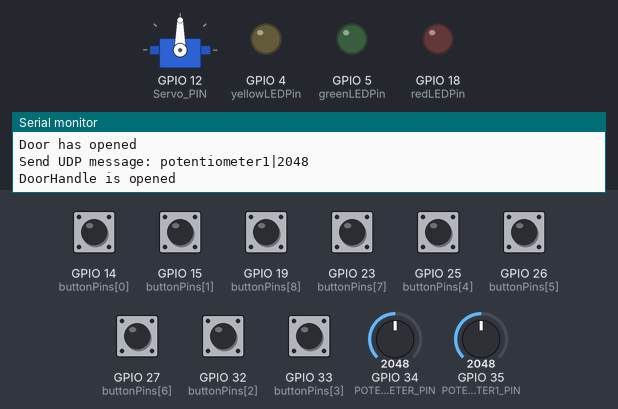
This program was run on a simulated ESP32. On the bench: servo, output pins drawn as LEDs (lit = HIGH), the last lines printed to the serial monitor. The inputs (shaded band) are chosen by the test bench; at power-on: GPIO 14 (buttonPins[0]), GPIO 15 (buttonPins[1]), GPIO 19 (buttonPins[8]), GPIO 23 (buttonPins[7]), GPIO 25 (buttonPins[4]), GPIO 26 (buttonPins[5]), GPIO 27 (buttonPins[6]), GPIO 32 (buttonPins[2]), GPIO 33 (buttonPins[3]) HIGH, GPIO 34 (POTENTIOMETER_PIN) = 2048, GPIO 35 (POTENTIOMETER1_PIN) = 2048. WiFi joins after 1.5 s; servers stay silent unless stated.

Above: at 3.2 s.
3.3 s: GPIO 34 (POTENTIOMETER_PIN) set to 54
4.8 s: GPIO 34 (POTENTIOMETER_PIN) set to 48
At 6.0 s:
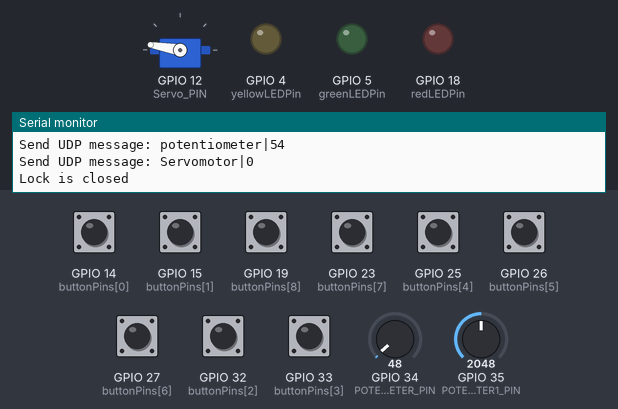
6.3 s: GPIO 14 (buttonPins[0]) pulled LOW for 0.15 s
At 6.46 s:
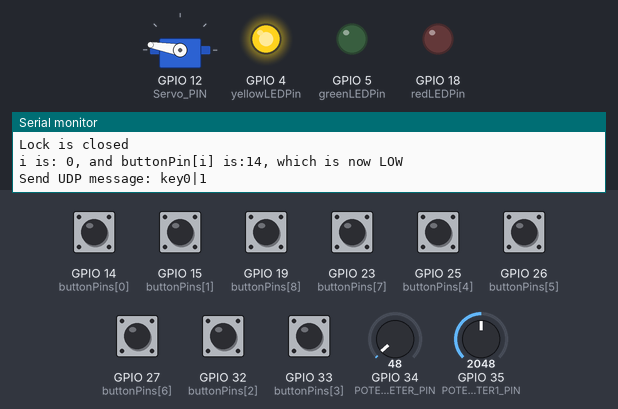
9.6 s: GPIO 15 (buttonPins[1]) pulsed LOW 5 times (0.12 s each, 0.3 s apart)
At 11.5 s:
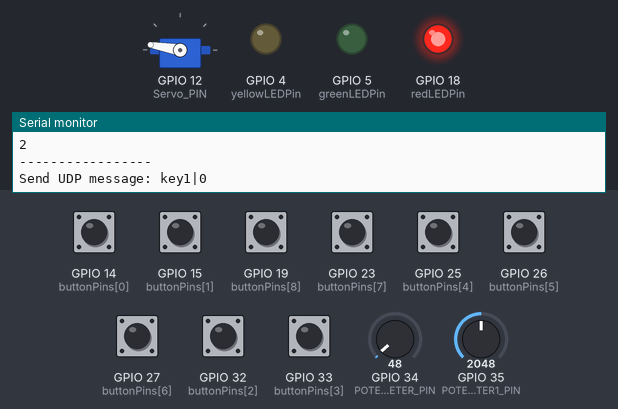
Timing chart, 0 to 14.6 s (numbered marks = the images above; inputs shaded):
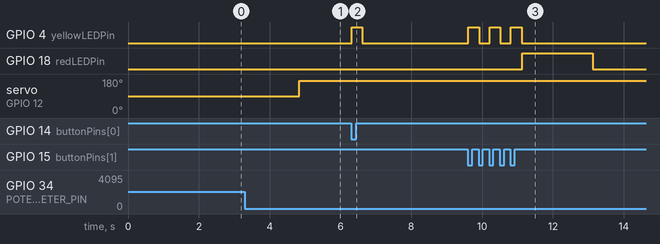

Measured:
- the behaviour switches between 51 and 50 on GPIO 34 (POTENTIOMETER_PIN) (found by bisection; images 0 and 1)
- after the input at 4.8 s, servo on GPIO 12 (Servo_PIN): 90° → 170° at once
- after the input at 6.3 s, GPIO 4 (yellowLEDPin): LOW → HIGH at once, → LOW 0.30 s later
- after the input at 9.6 s, GPIO 4 (yellowLEDPin): alternates HIGH for 0.30 s and LOW for 0.30 s, 6 changes in all, then stays LOW, starting at once; GPIO 18 (redLEDPin): LOW → HIGH after 1.5 s, → LOW 2.0 s later

The program:

main.cpp
```cpp
#include <Arduino.h>
#include <ESP32Servo.h>
#include <WiFi.h>
#include <WiFiUdp.h>

hw_timer_t *timer = NULL;

/* WiFi */
// Network name (SSID) and password (WPA)
constexpr char SSID_NAME[] = "Raspi";
constexpr char SSID_PASSWORD[] = "Raspi123";

/* UDP */
// Udp object
WiFiUDP Udp;

// Receiver IP-address and port
IPAddress RECEIVER_IP_ADDRESS(192, 168, 131, 70);
constexpr int RECEIVER_PORT = 50195;
constexpr int LOCAL_PORT = 3002;

// Data string used to send UDP messages
String UDPDataString = "";

// Char array used to receive UDP messages (assuming max packet size is 255 bytes)
char UDPPacketBuffer[255];

// create servo object to control a servo
Servo myservo;

constexpr int ACTUATOR_CYCLE_DELAY = 100;
long lastActuatorCycle = 0;

// Used pins
constexpr byte POTENTIOMETER1_PIN = 35;
constexpr byte POTENTIOMETER_PIN = 34;
constexpr byte Servo_PIN = 12;

// Define the pins for the buttons
uint8_t buttonPins[9] = {14, 15, 32, 33, 25, 26, 27, 23, 19};

// Define the pin for LEDs

const int yellowLEDPin = 4;
const int greenLEDPin = 5;
const int redLEDPin = 18;

// Define the combination
const int correctCombination[4] = {5, 5, 5, 5};
int enteredCombination[4] = {0, 0, 0, 0};
int combinationLength = 4;
int currentIndex = 0;

// Define the state for indicating success or failure
bool success = false;

// Lock bools
bool LastLockState = false;

// door bools
bool LastDoorState;
bool DoorIsOpen = false;
bool LastDoorHandleState;

// timer Duration in secounds
int timerDuration = 10;

// Function prototype
void LockFunction(bool);
void TimerDebug();
void sendUDPDataString();
void receiveUDPMessage();
void checkifCodeIsCorrect();
void inputcodevalue(int value);

// Declare the Task Functions
void TaskDoor(void *pvParameters);
void TaskDoorHandle(void *pvParameters);
void TaskUnity(void **pvParameters);

// timerBools
bool TimerStop = false;

// Timer inturupt
void IRAM_ATTR onTimer()
{
  TimerStop = true;
}

void setup()
{
  // enable Serial
  Serial.begin(9600);
  while (!Serial)
    ;
  /* WiFi */
  // Begin WiFi
  WiFi.begin(SSID_NAME, SSID_PASSWORD);
  while (WiFi.status() != WL_CONNECTED)
  {
    Serial.print("Attempting to connect to SSID: ");
    Serial.println(SSID_NAME);

    delay(1000);
  }
  Serial.println("Connected to WiFi");

  /* UDP */
  // Begin UDP
  Udp.begin(LOCAL_PORT);
  Serial.println("UDP Begun");
  Serial.println(WiFi.localIP());

  // Timer Setup
  timer = timerBegin(0, 80, true);
  timerAttachInterrupt(timer, &onTimer, true);

  // Setup Door task
  xTaskCreate(
      TaskDoor,          // Task function
      "DoorOpenChecker", // Name of the task (for debugging purposes)
      2000,              // Stack size (bytes)
      NULL,              // Parameter to pass to the task (optional)
      1,                 // Priority of the task, ranging from 1 (least important) to 5 (most important)
      NULL);             // Task handle, used to reference the task (optional)

  // Setup DoorHandle
  xTaskCreate(
      TaskDoorHandle,
      "Doorhandle",
      2000,
      NULL,
      1,
      NULL);

  // Allow allocation of all timers
  ESP32PWM::allocateTimer(0);
  ESP32PWM::allocateTimer(1);
  ESP32PWM::allocateTimer(2);
  ESP32PWM::allocateTimer(3);

  // standard 50 hz servo
  myservo.setPeriodHertz(50);

  // attaches the servo to the used pin
  myservo.attach(Servo_PIN, 500, 2400);

  // Set button pins as inputs
  for (int i = 0; i < 9; i++)
  {
    pinMode(buttonPins[i], INPUT_PULLUP);
  }
  // set pinMode
  pinMode(POTENTIOMETER_PIN, INPUT);
  pinMode(POTENTIOMETER1_PIN, INPUT);
  pinMode(yellowLEDPin, OUTPUT);
  pinMode(greenLEDPin, OUTPUT);
  pinMode(redLEDPin, OUTPUT);
}

void loop()
{
  if ((millis() - lastActuatorCycle) > ACTUATOR_CYCLE_DELAY)
  {
    lastActuatorCycle = millis();

    // Receive LED state
    receiveUDPMessage();
  }
  // Check if any button is pressed
  if (TimerStop)
  {
    TimerDebug();
    if (LastLockState == true && DoorIsOpen == false)
    {
      LockFunction(false);
    }
    TimerStop = false;
  }

  for (int i = 0; i < 9; i++)
  {
    if (digitalRead(buttonPins[i]) == LOW)
    {
      Serial.print("i is: ");
      Serial.print(i);
      Serial.print(", and buttonPin[i] is:");
      Serial.print(buttonPins[i]);
      Serial.println(", which is now LOW");

      UDPDataString = "key" + String(i) + "|1";
      sendUDPDataString();
      // Button is pressed, register the digit
      inputcodevalue(i+1);


      // Wait for the button to be released
      while (digitalRead(buttonPins[i]) == LOW)
      {
        delay(200);
      }
      UDPDataString = "key" + String(i) + "|0";
      sendUDPDataString();

      checkifCodeIsCorrect();
    }
  }
}

//Code for inputing the value into the code array
void inputcodevalue(int value)
{
  enteredCombination[currentIndex] = value; // Add 1 to convert index to digit
  currentIndex ++;
  // Serial.println(buttonPins[i]);
  // Serial.println(currentIndex);
  // Turn on the yellow LED momentarily
  digitalWrite(yellowLEDPin, HIGH);
  delay(300);
  digitalWrite(yellowLEDPin, LOW);
  Serial.println("-----------------");
  for (int j = 0; j <= combinationLength-1; j++)
  {
    Serial.println(enteredCombination[j]);
  }
  Serial.println("-----------------");
}

//Check if the inputted code array is == to the correct array
void checkifCodeIsCorrect()
{
  if (currentIndex == combinationLength)
  {
    // Check if the combination is correct
    success = true;
    for (int j = 0; j < 4; j++)
    {
      if (enteredCombination[j] != correctCombination[j])
      {
        success = false;
        break;
      }
    }

    // Light up the appropriate LED based on the success
    if (success && LastLockState == false)
    {
      digitalWrite(greenLEDPin, HIGH);
      LockFunction(true);                                     // call the lockfuntion to upen the lock
      timerAlarmWrite(timer, timerDuration * 1000000, false); // Set the Timer amount
      timerRestart(timer);                                    // Timer Restart
      timerAlarmEnable(timer);                                // Start the timer
    }
    else if (success)
    {
      digitalWrite(yellowLEDPin, HIGH);
      delay(300);
      digitalWrite(yellowLEDPin, LOW);
      delay(50);
      digitalWrite(greenLEDPin, HIGH);
    }
    else
    {
      digitalWrite(redLEDPin, HIGH);
    }

    // Reset the combination and index for next attempt
    currentIndex = 0;
    for (int x = 0; x <= combinationLength -1 ; x++)
    {
      enteredCombination[x] = 0;
    }
    delay(2000); // Wait for 2 seconds before resetting
    digitalWrite(greenLEDPin, LOW);
    digitalWrite(redLEDPin, LOW);
  }
}

void TaskDoor(void *pvParameters)
{
  int lastValue = 0;
  while (true)
  {
    // potentiometer value
    int potentiometerValue;

    potentiometerValue = analogRead(POTENTIOMETER_PIN);

    if (abs(potentiometerValue - lastValue) > 50)
    {
      UDPDataString = "potentiometer|" + String(potentiometerValue);
      sendUDPDataString();
      lastValue = potentiometerValue;
    }
    // Serial.println(potentiometerValue);
    if (potentiometerValue >= 50 && LastDoorState == true)
    {
      // Serial.println("Door is open");
    }
    else if (potentiometerValue >= 50)
    {
      DoorIsOpen = true;
      LastDoorState = true;
      Serial.println("Door has opened");
    }
    if (potentiometerValue <= 50 == LastDoorState == true)
    {
      DoorIsOpen = false;
      LastDoorState = false;
      LockFunction(false);
    }

    delay(200);
  }
}

void TaskDoorHandle(void *PvParameters)
{
  int lastValue = 0;
  while (true)
  {
    // potentiometer value
    int potentiometerValue;
    potentiometerValue = analogRead(POTENTIOMETER1_PIN);
    if (abs(potentiometerValue - lastValue) > 50)
    {
      UDPDataString = "potentiometer1|" + String(potentiometerValue);
      sendUDPDataString();
      lastValue = potentiometerValue;
    }

    if (potentiometerValue >= 50 && LastDoorHandleState == true)
    {
    }
    else if (potentiometerValue >= 50)
    {
      Serial.println("DoorHandle is opened");
      LastDoorHandleState = true;
    }
    if (potentiometerValue <= 50 == LastDoorHandleState == true)
    {
      Serial.println("DoorHandle is closed");
      LastDoorHandleState = false;
    }
    delay(200);
  }
}

void LockFunction(bool LockState)
{
  int pos = 0;
  if (LockState == true && LastLockState == false)
  {
    LastLockState = LockState;
    pos = 90;
    myservo.write(pos);
    UDPDataString = "Servomotor|" + String(90);
    sendUDPDataString();
    Serial.println("Lock is open");
  }
  else if (LockState == false)
  {
    LastLockState = LockState;

    pos = 170;
    myservo.write(pos);
    UDPDataString = "Servomotor|" + String(0);
    sendUDPDataString();
    Serial.println("Lock is closed");
  }
}

void TimerDebug()
{
  Serial.println("Timer Have Run out");
}

/* UDP */
// Send current UDPDataString to Unity
void sendUDPDataString()
{
  Udp.beginPacket(RECEIVER_IP_ADDRESS, RECEIVER_PORT);
  Udp.print(UDPDataString);
  Udp.endPacket();
  Serial.print("Send UDP message: ");
  Serial.println(UDPDataString);
}

// Receive UDP DataString from Unity
void receiveUDPMessage()
{
  if (Udp.parsePacket())
  {
    int length = Udp.read(UDPPacketBuffer, 255);
    if (length > 0)
    {
      UDPPacketBuffer[length] = 0;
      Serial.print("Received UDP message: ");
      Serial.println(UDPPacketBuffer);
    }

    // Parse the message
    char *part;
    char actuatorID[255];
    int value;

    // Get the actuator ID
    part = strtok(UDPPacketBuffer, "|");
    if (part != NULL)
    {
      strcpy(actuatorID, part);
    }

    // Get the actuator value
    part = strtok(NULL, "|");
    if (part != NULL)
    {
      value = atoi(part); // Convert string to integer
    }
    Serial.println("gotten udp message with id " + String(actuatorID) + " with value " + String(value));

    if (String(actuatorID) == "Button")
    {
      inputcodevalue(value);
      checkifCodeIsCorrect();
    }
  }
}
```
